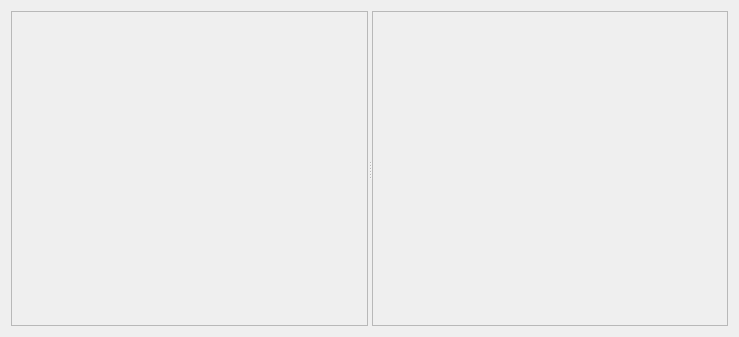
<?xml version="1.0" encoding="UTF-8"?>
<ui version="4.0">
 <class>ScriptsView</class>
 <widget class="QWidget" name="ScriptsView">
  <property name="geometry">
   <rect>
    <x>0</x>
    <y>0</y>
    <width>739</width>
    <height>337</height>
   </rect>
  </property>
  <property name="windowTitle">
   <string>Form</string>
  </property>
  <layout class="QVBoxLayout" name="verticalLayout">
   <item>
    <widget class="QSplitter" name="splitter">
     <property name="orientation">
      <enum>Qt::Horizontal</enum>
     </property>
     <widget class="QTreeView" name="scriptList">
      <property name="enabled">
       <bool>false</bool>
      </property>
      <attribute name="headerStretchLastSection">
       <bool>false</bool>
      </attribute>
     </widget>
     <widget class="QPlainTextEdit" name="scriptEdit">
      <property name="enabled">
       <bool>false</bool>
      </property>
      <property name="readOnly">
       <bool>true</bool>
      </property>
     </widget>
    </widget>
   </item>
  </layout>
 </widget>
 <resources/>
 <connections/>
</ui>
